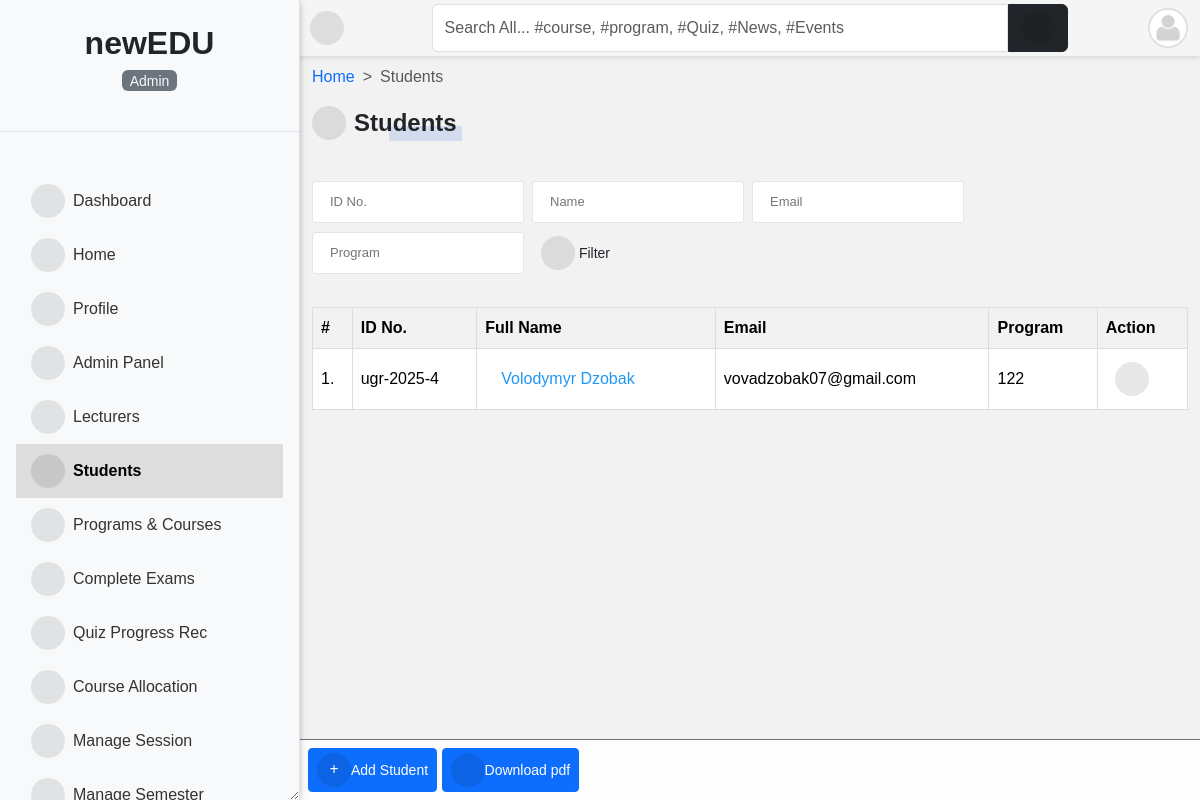
The page /uk/accounts/students/ (signed in) on the database as committed earlier.
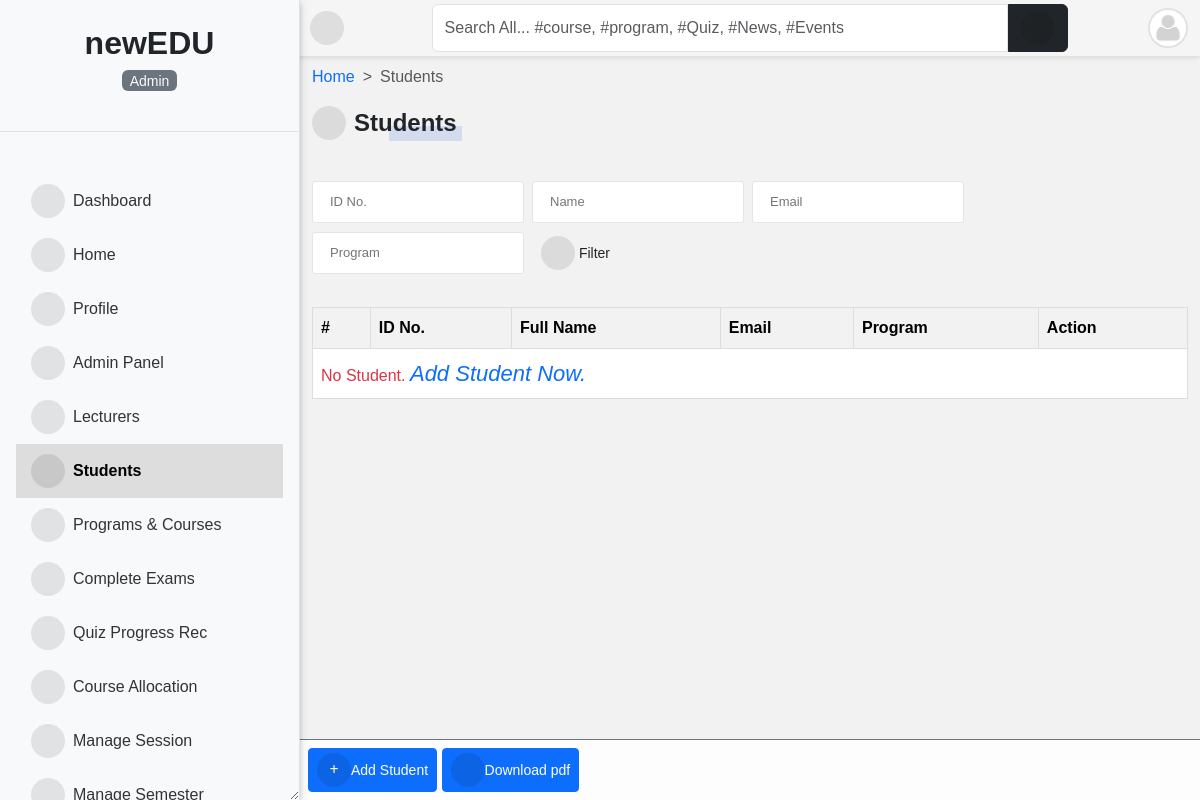
The same page on the database as committed later.
### accounts/models.py (models this page shows, shortened)
class User(AbstractUser):
    is_student = models.BooleanField(default=False)
    is_lecturer = models.BooleanField(default=False)
    is_parent = models.BooleanField(default=False)
    is_dep_head = models.BooleanField(default=False)
    gender = models.CharField(max_length=1, choices=GENDERS, blank=True, null=True)
    phone = models.CharField(max_length=60, blank=True, null=True)
    address = models.CharField(max_length=60, blank=True, null=True)
    picture = models.ImageField(
        upload_to="profile_pictures/%y/%m/%d/", default="default.png", null=True
    )
    email = models.EmailField(blank=True, null=True)
    username_validator = ASCIIUsernameValidator()
    objects = CustomUserManager()
    class Meta:
        ordering = ("-date_joined",)
    @property
    def get_full_name(self):
        full_name = self.username
        if self.first_name and self.last_name:
            full_name = self.first_name + " " + self.last_name
        return full_name
    @property
    def get_user_role(self):
        if self.is_superuser:
            role = _("Admin")
        elif self.is_student:
            role = _("Student")
        elif self.is_lecturer:
            role = _("Lecturer")
        elif self.is_parent:
            role = _("Parent")
        return role

class Student(models.Model):
    student = models.OneToOneField(User, on_delete=models.CASCADE)
    level = models.CharField(max_length=25, choices=LEVEL, null=True)
    program = models.ForeignKey(Program, on_delete=models.CASCADE, null=True)
    objects = StudentManager()
    class Meta:
        ordering = ("-student__date_joined",)

### course/models.py (models this page shows, shortened)
class Program(models.Model):
    title = models.CharField(max_length=150, unique=True)
    summary = models.TextField(blank=True)
    objects = ProgramManager()
    def __str__(self):
        return f"{self.title}"

### accounts/views.py (the view)
# urls.py: path("students/", StudentListView.as_view(), name="student_list"),
@method_decorator([login_required, admin_required], name="dispatch")
class StudentListView(FilterView):
    queryset = Student.objects.all()
    filterset_class = StudentFilter
    template_name = "accounts/student_list.html"
    paginate_by = 10
    def get_context_data(self, **kwargs):
        context = super().get_context_data(**kwargs)
        context["title"] = "Students"
        return context

### templates/accounts/student_list.html (shortened to what this page needs)
{% extends 'base.html' %}
{% load i18n %}
{% block content %}
<nav style="--bs-breadcrumb-divider: '>';" aria-label="breadcrumb">
    <ol class="breadcrumb">
      <li class="breadcrumb-item"><a href="/">{% trans 'Home' %}</a></li>
      <li class="breadcrumb-item active" aria-current="page">{% trans 'Students' %}</li>
    </ol>
</nav>
{% if request.user.is_superuser %}
<div class="manage-wrap">
    <a class="btn btn-sm btn-primary" href="{% url 'add_student' %}"><i class="fas fa-plus"></i>{% trans 'Add Student' %}</a>
    <a class="btn btn-sm btn-primary" target="_blank" href="{% url 'student_list_pdf' %}"><i class="fas fa-download"></i>{% trans 'Download pdf' %}</a>
</div>
{% endif %}
<div class="title-1"><i class="fas fa-user-graduate"></i>{% trans 'Students' %}</div>
<br>
<br>
{% include 'snippets/filter_form.html' %}
<div class="table-responsive table-shadow table-light table-striped m-0 mt-4">
    <table class="table">
        <thead>
            <tr>
                <th>#</th>
                <th>{% trans 'ID No.' %} </th>
                <th> {% trans 'Full Name' %} </th>
                <th> {% trans 'Email' %} </th>
                <th> {% trans 'Program' %} </th>
                {% if request.user.is_superuser %}
                <th> {% trans 'Action' %} </th>
                {% endif %}
            </tr>
        </thead>
        <tbody>
            {% for student in filter.qs %}
            <tr>
                <td> {{ forloop.counter }}.</td>
                <td>{{ student.student.username }} </td>
                <td><a href="{% url 'profile_single' student.student.id %}">{{ student.student.get_full_name }}</a></td>
                <td>{{ student.student.email }} </td>
                <td>{{ student.program }}</td>
                {% if request.user.is_superuser %}
                <td>
                    <div class="dropdown">
                        <button class="btn btn-sm" type="button" data-bs-toggle="dropdown" aria-expanded="false">
                            <i class="fa fa-ellipsis-vertical"></i>
                        </button>
                      </div>
                </td>
                {% endif %}
                {% empty %}
                <tr>
                  <td colspan="6">
                  <span class="text-danger">
                    {% trans 'No Student.' %}
                    {% if request.user.is_superuser %}
                    <a href="{% url 'add_student' %}">
                    <i class="primary" style="font-size: 22px;">
                        {% trans 'Add Student Now.' %}
                    </i>
                    {% endif %}
                    </a>
                  </span>
                </td>
                </tr>
            {% endfor %}
        </tbody>
    </table>
</div>
{% endblock content %}

### templates/base.html (shortened to what this page needs)
{% load static %}
{% load i18n %}
<!DOCTYPE html>
<html lang="en">
<head>
    <link rel="stylesheet" type="text/css" href="{% static 'vendor/fontawesome-6.5.1/css/all.min.css' %}">
    <link rel="stylesheet" type="text/css" href="{% static 'vendor/bootstrap-5.3.2/css/bootstrap.min.css' %}">
    <link rel="stylesheet" type="text/css" href="{% static 'css/style.min.css' %}">
</head>
<body>
    {% block sidebar %}
        {% include 'sidebar.html' %}
    {% endblock %}
    {% block maincontent %}
    <div id="main">
        {% block topbar %}
            {% include 'navbar.html' %}
        {% endblock %}
        <div class="container-fluid" id="main-content">
            {% block content %}{% endblock content %}
        </div>
    </div>
    {% endblock %}
</body>
</html>

### templates/sidebar.html (shortened to what this page needs)
{% load static %}
{% load i18n %}
<div id="side-nav" class="d-flex flex-column bg-light vh-100 border-end">
    <div class="main-menu flex-grow-1">
        <div class="text-center py-4 border-bottom">
            <a href="/" class="text-decoration-none">
                <span class="h2 fw-bold text-dark">newEDU</span>
            <p class="mt-2 small text-muted">
                <mark class="bg-secondary text-light rounded px-2">
                    {{ request.user.get_user_role }}
                </mark>
            </p>
        </div>
        {% url 'home' as hom %} {% url 'dashboard' as dash %} {% url 'profile' as prof %}
        {% url 'lecturer_list' as lec %} {% url 'student_list' as stu %}
        {% url 'course_allocation_view' as cav %} {% url 'programs' as pro %}
        {% url 'session_list' as sess %} {% url 'semester_list' as sem %}
        {% url 'add_score' as ascore %} {% url 'grade_results' as vr %}
        {% url 'ass_results' as ar %} {% url 'course_registration' as cr %}
        {% url 'edit_profile' as ep %} {% url 'change_password' as cp %}
        {% url 'quiz_progress' as qpr %} {% url 'quiz_marking' as qce %}
        {% url 'user_course_list' as ucl %} {% url 'admin_panel' as admin_p %}
        <ul class="nav flex-column px-3 pt-3">
            {% if request.user.is_superuser %}
            <li class="nav-item">
                <a class="nav-link {% if request.path == dash %}active fw-bold{% endif %}" href="{{ dash }}">
                    <i class="fas fa-tachometer-alt me-2"></i>{% trans 'Dashboard' %}
                </a>
            </li>
            {% endif %}
            <li class="nav-item">
                <a class="nav-link {% if request.path == hom %}active fw-bold{% endif %}" href="{{ hom }}">
                    <i class="fas fa-home me-2"></i>{% trans 'Home' %}
                </a>
            </li>
            <li class="nav-item">
                <a class="nav-link {% if request.path == prof %}active fw-bold{% endif %}" href="{{ prof }}">
                    <i class="fas fa-user me-2"></i>{% trans 'Profile' %}
                </a>
            </li>
            {% if request.user.is_superuser %}
            <li class="nav-item">
                <a class="nav-link {% if request.path == admin_p %}active fw-bold{% endif %}" href="{{ admin_p }}">
                    <i class="fas fa-user-tie me-2"></i>{% trans 'Admin Panel' %}
                </a>
            </li>
            <li class="nav-item">
                <a class="nav-link {% if request.path == lec %}active fw-bold{% endif %}" href="{{ lec }}">
                    <i class="fas fa-chalkboard-teacher me-2"></i>{% trans 'Lecturers' %}
                </a>
            </li>
            <li class="nav-item">
                <a class="nav-link {% if request.path == stu %}active fw-bold{% endif %}" href="{{ stu }}">
                    <i class="fas fa-user-graduate me-2"></i>{% trans 'Students' %}
                </a>
            </li>
            {% endif %}
            {% if request.user.is_superuser or request.user.is_lecturer %}
            <li class="nav-item">
                <a class="nav-link {% if request.path == pro %}active fw-bold{% endif %}" href="{{ pro }}">
                    <i class="fas fa-book-open me-2"></i>{% trans 'Programs & Courses' %}
                </a>
            </li>
            <li class="nav-item">
                <a class="nav-link {% if request.path == qce %}active fw-bold{% endif %}" href="{{ qce }}">
                    <i class="fas fa-check-double me-2"></i>{% trans 'Complete Exams' %}
                </a>
            </li>
            {% endif %}
            {% if request.user.is_superuser %}
            <li class="nav-item">
                <a class="nav-link {% if request.path == qpr %}active fw-bold{% endif %}" href="{{ qpr }}">
                    <i class="fas fa-record-vinyl me-2"></i>{% trans 'Quiz Progress Rec' %}
                </a>
            </li>
            <li class="nav-item">
                <a class="nav-link {% if request.path == cav %}active fw-bold{% endif %}" href="{{ cav }}">
                    <i class="fas fa-tasks me-2"></i>{% trans 'Course Allocation' %}
                </a>
            </li>
            <li class="nav-item">
                <a class="nav-link {% if request.path == sess %}active fw-bold{% endif %}" href="{{ sess }}">
                    <i class="fas fa-calendar-week me-2"></i>{% trans 'Manage Session' %}
                </a>
            </li>
            <li class="nav-item">
                <a class="nav-link {% if request.path == sem %}active fw-bold{% endif %}" href="{{ sem }}">
                    <i class="fas fa-calendar-alt me-2"></i>{% trans 'Manage Semester' %}
                </a>
            </li>
            {% endif %}
        </ul>
    </div>
</div>

### templates/navbar.html (shortened to what this page needs)
{% load i18n%}
<div id="top-navbar" class="py-1">
	<div class="container">
		<div class="nav-wrapper">
			<div class="toggle-btn" onclick="toggleSidebar()">
				<i class="fas fa-bars"></i>
			</div>
			<form class="form-header" action="{% url 'query' %}" method="GET">
				<input id="primary-search" class="form-control rounded-end-0" type="text" name="q" value="{{ request.GET.q }}"
					placeholder="{% trans 'Search All... #course, #program, #Quiz, #News, #Events' %}" required />
				<button class="btn btn-dark rounded-start-0" type="submit">
					<i class="fas fa-search"></i>
				</button>
			</form>
			<div class="dropdown">
				<div class="avatar border border-2" type="button" data-bs-toggle="dropdown" aria-expanded="false">
					<img src="{{ request.user.picture.url }}">
				</div>
			</div>
		</div>
	</div>
</div>

### templates/snippets/filter_form.html
{% load i18n %}
{% if filter.form %}
<form action="" method="get">
    <div class="d-flex flex-wrap align-items-center">
        {% for field in filter.form %}
        <div class="mb-2 me-2">
            {{ field }}
        </div>
        {% endfor %}
        <button class="btn btn-sm mb-2" type="submit">
            <i class="fa fa-sliders"></i> {% trans 'Filter' %}
        </button>
    </div>
</form>
{% endif %}

### templates/sidebar.html (style rules this page uses)
#side-nav .nav-link { color: #333; padding: 10px 15px; border-radius: 0; transition: background-color 0.2s; }
#side-nav .nav-link.active { background-color: #ddd; color: #000; font-weight: bold; }

Rows that differ between the two databases and show on the page:
removed Student: student.username "ugr-2025-4", student.get_full_name "Volodymyr Dzobak", student.email "vovadzobak07@gmail.com", program "122"
Other text that changed with them:
text now shown: "No Student. Add Student Now."
